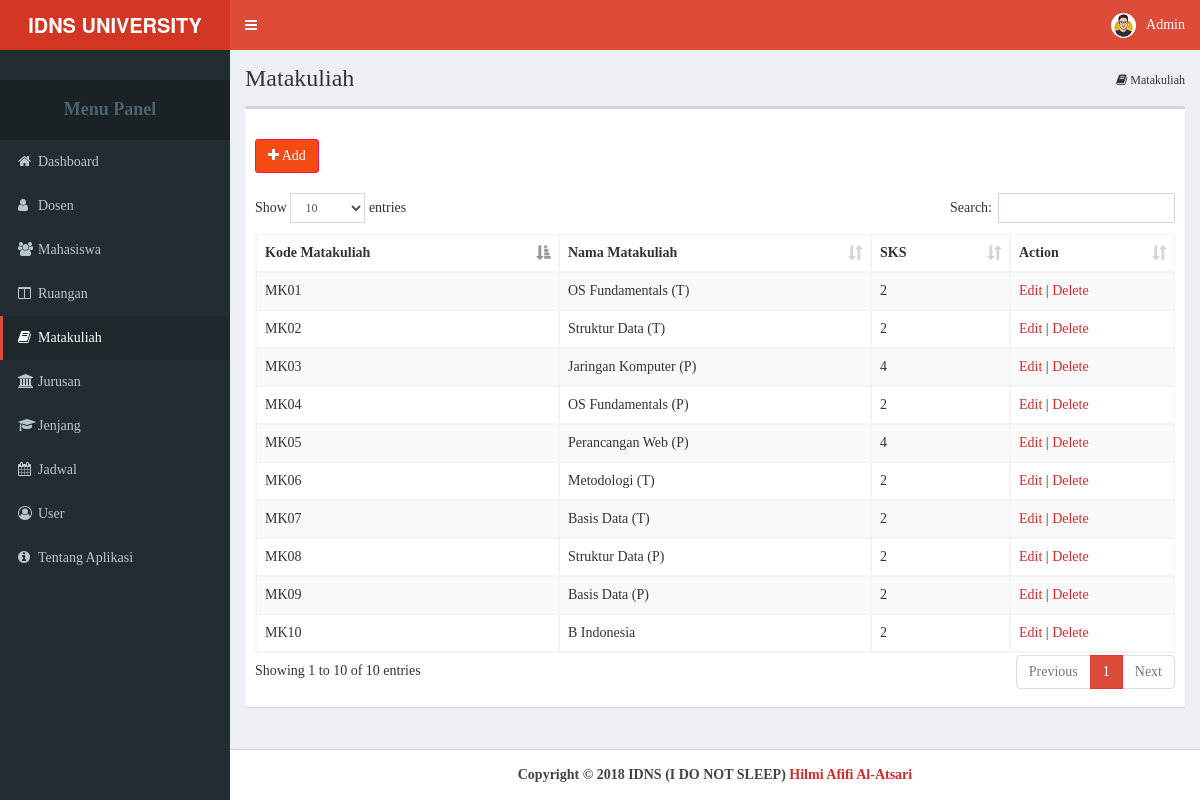
Page /assets/users/admin/matakuliah.php (signed in) on the committed database.
### tables this page shows
CREATE TABLE `matakuliah` (
  `Kode_Matakuliah` varchar(50) NOT NULL,
  `Nama_Matakuliah` varchar(50) NOT NULL,
  `SKS` int(11) NOT NULL
);

### assets/users/admin/dt_matakuliah.php (the view, shortened to what this page needs)
<thead>
<tr>
<th>Kode Matakuliah</th>
<th>Nama Matakuliah</th>
<th>SKS</th>
<th>Action</th>
</tr>
</thead>
<tbody>
<?php
						$querymatakuliah = mysqli_query ($konek, "SELECT * FROM matakuliah");
						while($matakuliah = mysqli_fetch_array($querymatakuliah)){
							echo "
								<tr>
									<td>$matakuliah[Kode_Matakuliah]</td>
									<td>$matakuliah[Nama_Matakuliah]</td>
									<td>$matakuliah[SKS]</td>
									<td>
										<a href='#' class='open_modal' id='$matakuliah[Kode_Matakuliah]'>Edit</a> |
										<a href='#' onClick='confirm_delete(\"matakuliah_delete.php?Kode_Matakuliah=$matakuliah[Kode_Matakuliah]\")'>Delete</a>
									</td>
								</tr>";
						}
					?>
</tbody>

### rows in the picture
matakuliah: Kode_Matakuliah "MK01", Nama_Matakuliah "OS Fundamentals (T)", SKS "2"
matakuliah: Kode_Matakuliah "MK02", Nama_Matakuliah "Struktur Data (T)", SKS "2"
matakuliah: Kode_Matakuliah "MK03", Nama_Matakuliah "Jaringan Komputer (P)", SKS "4"
matakuliah: Kode_Matakuliah "MK04", Nama_Matakuliah "OS Fundamentals (P)", SKS "2"
matakuliah: Kode_Matakuliah "MK05", Nama_Matakuliah "Perancangan Web (P)", SKS "4"
matakuliah: Kode_Matakuliah "MK06", Nama_Matakuliah "Metodologi (T)", SKS "2"
matakuliah: Kode_Matakuliah "MK07", Nama_Matakuliah "Basis Data (T)", SKS "2"
matakuliah: Kode_Matakuliah "MK08", Nama_Matakuliah "Struktur Data (P)", SKS "2"
matakuliah: Kode_Matakuliah "MK09", Nama_Matakuliah "Basis Data (P)", SKS "2"
matakuliah: Kode_Matakuliah "MK10", Nama_Matakuliah "B Indonesia", SKS "2"

### other values in the picture
$_SESSION["Username"] "Admin"
